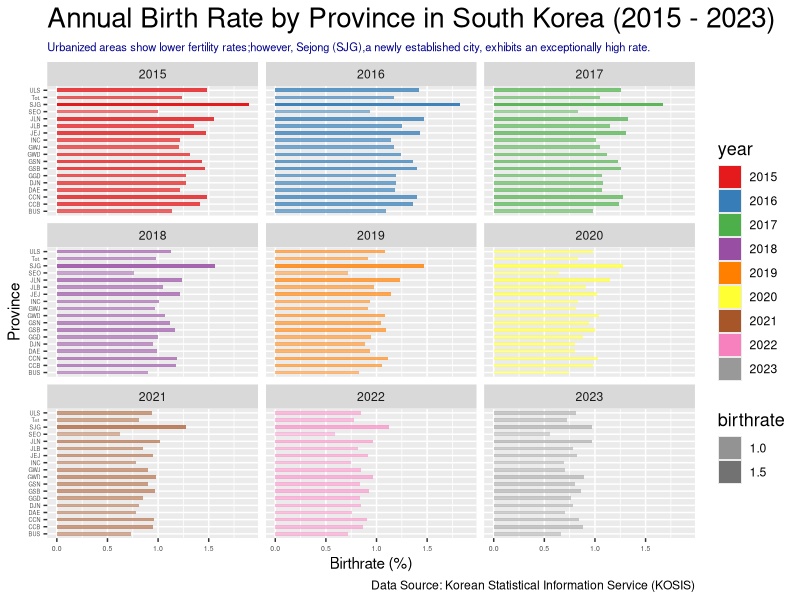
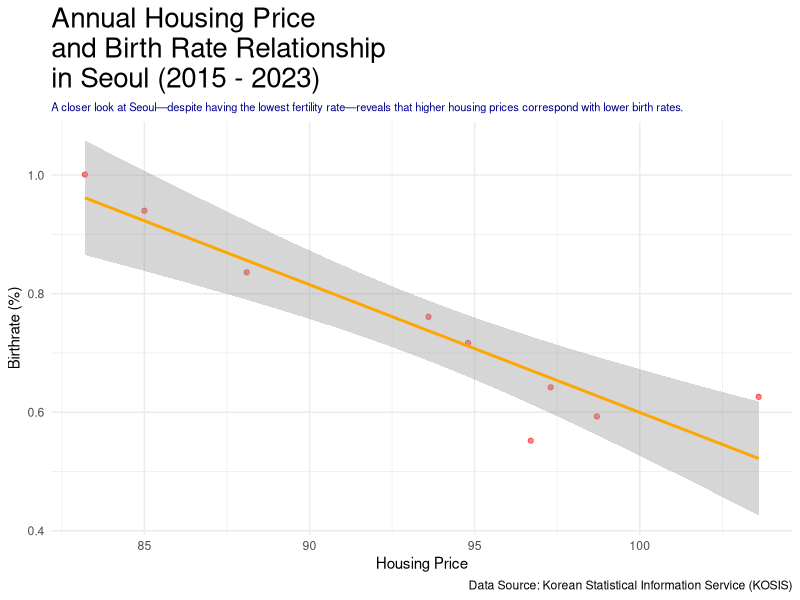
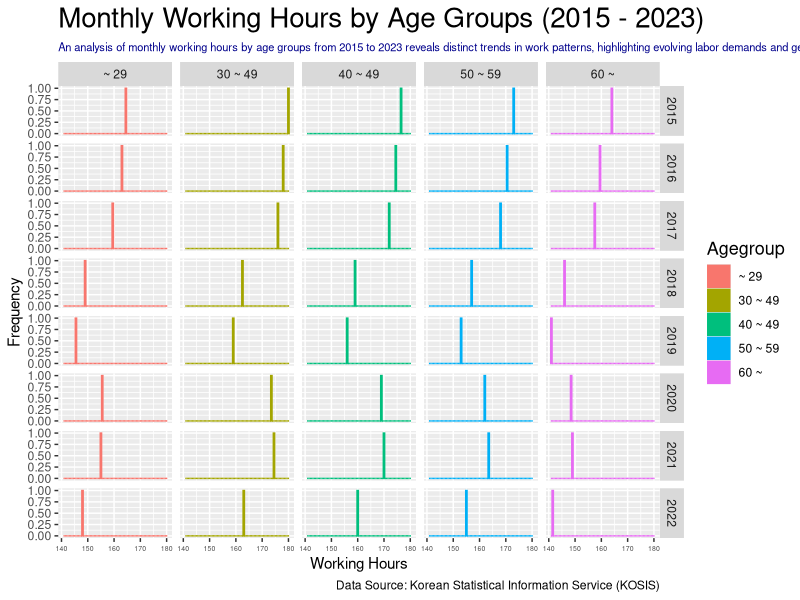
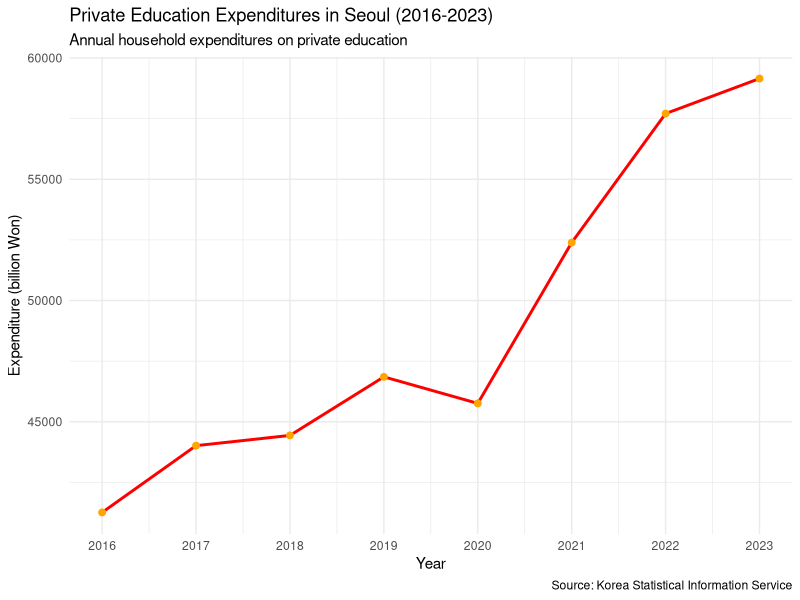

R code for these plots, in order:
## ---- chunk 1
# install readxl package to read excel file, if needed
# install.packages("readxl")

library(readxl)

library(tidyverse)

library(ggplot2)

# Korea Birth Rate (By Province)

birthrate <-
  read_xlsx("data/birthrate.xlsx") 

birthrate <- birthrate |>
  pivot_longer(
    cols = starts_with("20"),
    names_to = "year",
    values_to = "birthrate"
  )

# Korea Housing Price (By Province)

housingprice <-
  read_xlsx("data/housingprice.xlsx") 

housingprice <- housingprice |>
  pivot_longer(
    cols = starts_with("20"),
    names_to = "year",
    values_to = "housingprice"
  )

housingprice <- housingprice |>
  mutate(housingprice = as.numeric(housingprice))

# Korea Working Hours Dataset (By Age Group)

workhour <- read_xlsx("data/workhour.xlsx")

workhour <- workhour |>
  pivot_longer(
    cols = starts_with("20"),
    names_to = "year",
    values_to = "workhour"
  )
## ---- chunk 2
# First ggplot2 Graph (Bar Chart)
# **Need to add a proper subtitle
# **Need to design it later (font size color etc)

# We used abbreviation of provinces' names, instead of full name. The reason is 
#that the province's names are long.

ggplot(birthrate, mapping = aes(x = Province, y = birthrate, fill = year, alpha = birthrate, shape = Province)) +
  facet_wrap(~ year) +
  coord_flip() + 
  geom_col(width = 0.5) +
  scale_fill_brewer(palette = "Set1") +
  scale_alpha_continuous(range = c(0.4, 1)) +  
  labs(title = "Annual Birth Rate by Province in South Korea (2015 - 2023)",
       subtitle = "Urbanized areas show lower fertility rates;however, Sejong (SJG),a newly established city, exhibits an exceptionally high rate.",
       x = "Province",
       y = "Birthrate (%)",
       caption = "Data Source: Korean Statistical Information Service (KOSIS)") +
  theme(
    plot.title = element_text(size = 20),
    plot.subtitle = element_text(size = 8, color = "Dark Blue"),
    legend.title = element_text(size = 13),
    axis.text.x = element_text(size = 5),
    axis.text.y = element_text(size = 4))
## ---- chunk 3
# Second ggplot2 Graph (Scatterplot)

scatterplotdata <- full_join(birthrate, housingprice)

scatterplotdata <- scatterplotdata |>
  filter(Province %in% c("SEO"))

ggplot(scatterplotdata, aes(x = housingprice, y = birthrate)) +
  geom_point(alpha = 0.5, color = "red") +
  geom_smooth(method = "lm", color = "orange") +
  labs(
    title = "Annual Housing Price 
and Birth Rate Relationship 
in Seoul (2015 - 2023)", 
    subtitle = "A closer look at Seoul—despite having the lowest fertility rate—reveals that higher housing prices correspond with lower birth rates.", 
    x = "Housing Price", 
    y = "Birthrate (%)", 
    caption = "Data Source: Korean Statistical Information Service (KOSIS)") + 
  theme_minimal() +
  theme(
    plot.title = element_text(size = 20),
    plot.subtitle = element_text(size = 8, color = "Dark Blue"))

## ---- chunk 4
# Third ggplot2 Graph (Histogram)

# **Need to add a proper subtitle
# **Need to design it later (font size color etc)

ggplot(workhour, mapping = aes(x = workhour, fill = Agegroup, colour = Agegroup)) +
  facet_grid(year ~ Agegroup) +
  geom_histogram(binwidth = 0.5) +
  labs(title = "Monthly Working Hours by Age Groups (2015 - 2023)",
       subtitle = "An analysis of monthly working hours by age groups from 2015 to 2023 reveals distinct trends in work patterns, highlighting evolving labor demands and generational differences.",  #subtitle needs to be revised
       x = "Working Hours",
       y = "Frequency",
       caption = "Data Source: Korean Statistical Information Service (KOSIS)") +
  theme(
    plot.title = element_text(size = 20),
    plot.subtitle = element_text(size = 8, color = "Dark Blue"),
    legend.title = element_text(size = 13),
    axis.text.x = element_text(size = 5))

## ---- chunk 5
#Due to missing data in year 2025, we use data from 2016 to 2023 in this part
#The line pot reflects the private education expenditures in Seoul from 2016 to 2023
#Seoul's Education Expenditures
seoul_edu <- 
  read_excel("data/seoul_edu.xlsx")

ggplot(seoul_edu, aes(x = Year, y = Expenditures)) +
  geom_line(color = "red", size = 1) +
  geom_point(color = "orange", size = 2) +
  scale_x_continuous(breaks = 2016:2023) +
  labs(
    title = "Private Education Expenditures in Seoul (2016-2023)",
    subtitle = "Annual household expenditures on private education",
    x = "Year",
    y = "Expenditure (billion Won)",
    caption = "Source: Korea Statistical Information Service"
  ) +
  theme_minimal()
